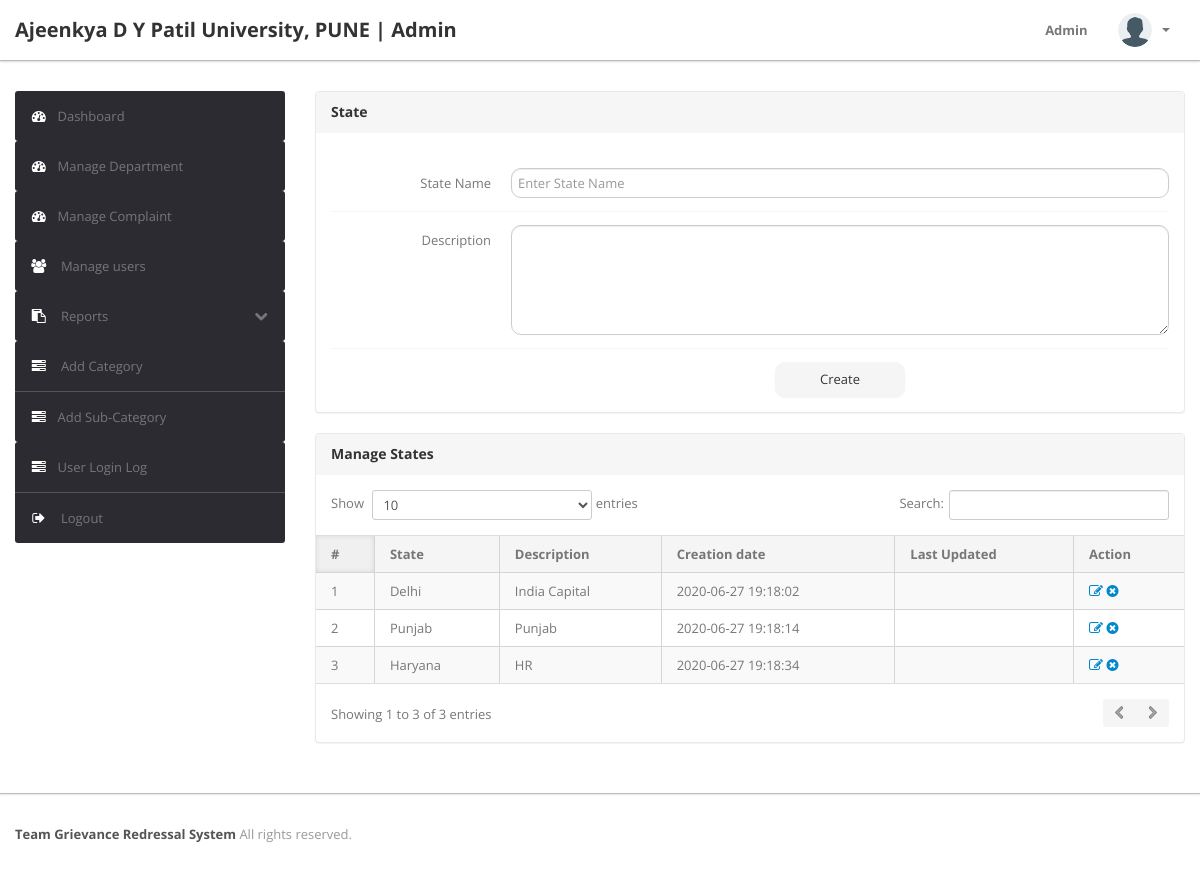
Screenshot of /admin/state.php (signed in) with the database file from the repository.
### tables this page shows
CREATE TABLE `state` (
  `id` int(11) NOT NULL,
  `stateName` varchar(255) DEFAULT NULL,
  `stateDescription` tinytext DEFAULT NULL,
  `postingDate` timestamp NULL DEFAULT current_timestamp(),
  `updationDate` timestamp NULL DEFAULT NULL ON UPDATE current_timestamp()
);

### admin/state.php (the view, shortened to what this page needs)
<?php
include('include/config.php');
if(strlen($_SESSION['alogin'])==0)
	{
header('location:index.php');
}
else{
?>
<!DOCTYPE html>
<html lang="en">
<head>
	<link type="text/css" href="bootstrap/css/bootstrap.min.css" rel="stylesheet">
	<link type="text/css" href="bootstrap/css/bootstrap-responsive.min.css" rel="stylesheet">
	<link type="text/css" href="css/theme.css" rel="stylesheet">
	<link type="text/css" href="css/child-style.css" rel="stylesheet">
	<link type="text/css" href="images/icons/css/font-awesome.css" rel="stylesheet">
</head>
<body>
<?php include('include/header.php');?>
	<div class="wrapper">
		<div class="container">
			<div class="row">
<?php include('include/sidebar.php');?>
			<div class="span9">
					<div class="content">
						<div class="module">
							<div class="module-head">
								<h3>State</h3>
							</div>
							<div class="module-body">
									<br />
			<form class="form-horizontal row-fluid" name="Category" method="post" >
<div class="control-group">
<label class="control-label" for="basicinput">State Name</label>
<div class="controls">
<input type="text" placeholder="Enter State Name"  name="state" class="span8 tip" required>
</div>
</div>
<div class="control-group">
											<label class="control-label" for="basicinput">Description</label>
											<div class="controls">
												<textarea class="span8" name="description" rows="5"></textarea>
											</div>
										</div>
	<div class="control-group">
											<div class="controls">
												<button type="submit" name="submit" class="btn">Create</button>
											</div>
										</div>
									</form>
							</div>
						</div>
	<div class="module">
							<div class="module-head">
								<h3>Manage States</h3>
							</div>
							<div class="module-body table">
								<table cellpadding="0" cellspacing="0" border="0" class="datatable-1 table table-bordered table-striped	 display" width="100%">
									<thead>
										<tr>
											<th>#</th>
											<th>State</th>
											<th>Description</th>
											<th>Creation date</th>
											<th>Last Updated</th>
											<th>Action</th>
										</tr>
									</thead>
									<tbody>
<?php $query=mysqli_query($con,"select * from state");
$cnt=1;
while($row=mysqli_fetch_array($query))
{
?>
										<tr>
											<td><?php echo htmlentities($cnt);?></td>
											<td><?php echo htmlentities($row['stateName']);?></td>
											<td><?php echo htmlentities($row['stateDescription']);?></td>
											<td> <?php echo htmlentities($row['postingDate']);?></td>
											<td><?php echo htmlentities($row['updationDate']);?></td>
											<td>
											<a href="edit-state.php?id=<?php echo $row['id']?>" ><i class="icon-edit"></i></a>
											<a href="state.php?id=<?php echo $row['id']?>&del=delete" onClick="return confirm('Are you sure you want to delete?')"><i class="icon-remove-sign"></i></a></td>
										</tr>
										<?php $cnt=$cnt+1; } ?>
								</table>
							</div>
						</div>
					</div>
				</div>
			</div>
		</div>
	</div>
<?php include('include/footer.php');?>
</body>
<?php } ?>

### admin/css/child-style.css (style rules this page uses)
button { width: 130px; height: 35px; border-radius: 10px !important; }
.row-fluid [class*="span"]:first-child { margin-left: 0; width: 100%; border-radius: 10px; }
.controls { text-align:center; }

### rows the page displays
state: stateName "Delhi", stateDescription "India Capital", postingDate "2020-06-27 19:18:02"
state: stateName "Punjab", stateDescription "Punjab", postingDate "2020-06-27 19:18:14"
state: stateName "Haryana", stateDescription "HR", postingDate "2020-06-27 19:18:34"
